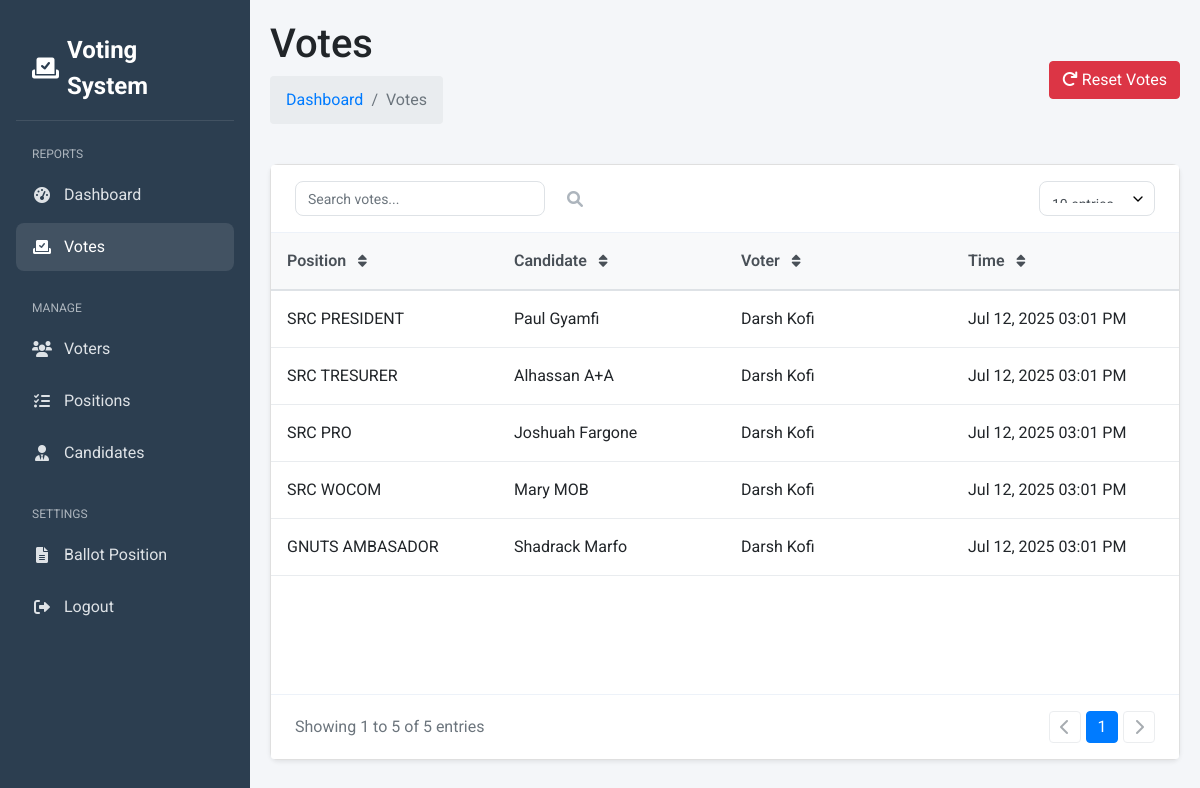
Screenshot of /admin/votes.php (signed in) with the database file from the repository.
### tables this page shows
CREATE TABLE `votes` (
  `id` int(11) NOT NULL,
  `voters_id` int(11) NOT NULL,
  `candidate_id` int(11) NOT NULL,
  `position_id` int(11) NOT NULL,
  `created_at` timestamp NOT NULL DEFAULT current_timestamp()
);

CREATE TABLE `positions` (
  `id` int(11) NOT NULL,
  `description` varchar(50) NOT NULL,
  `max_vote` int(11) NOT NULL,
  `priority` int(11) NOT NULL,
  `gender_class` varchar(100) NOT NULL,
  `dept_category` varchar(10) NOT NULL DEFAULT 'all'
);

CREATE TABLE `candidates` (
  `id` int(11) NOT NULL,
  `position_id` int(11) NOT NULL,
  `firstname` varchar(30) NOT NULL,
  `lastname` varchar(30) NOT NULL,
  `photo` varchar(150) NOT NULL,
  `platform` text NOT NULL
);

CREATE TABLE `voters` (
  `id` int(11) NOT NULL,
  `voters_id` varchar(15) NOT NULL,
  `password` varchar(60) NOT NULL,
  `firstname` varchar(30) NOT NULL,
  `lastname` varchar(30) NOT NULL,
  `photo` varchar(150) NOT NULL,
  `gender` varchar(100) NOT NULL,
  `department` varchar(100) NOT NULL
);

### admin/votes.php (the view, shortened to what this page needs)
<?php include 'includes/session.php'; ?>
<!DOCTYPE html>
<html>
<head>
    <link rel="stylesheet" href="https://cdn.jsdelivr.net/npm/bootstrap@4.6.2/dist/css/bootstrap.min.css">
    <link rel="stylesheet" href="../css/admin.css">
    <link rel="stylesheet" href="https://cdnjs.cloudflare.com/ajax/libs/font-awesome/6.0.0/css/all.min.css">
</head>
<body>
    <div class="sidebar">
        <div class="sidebar-header">
            <a href="home.php" class="sidebar-brand">
                <i class="fas fa-vote-yea"></i>
                <span>Voting System</span>
            </a>
        </div>
        <div class="nav-section">
            <div class="nav-section-title">REPORTS</div>
            <a href="home.php" class="nav-item">
                <i class="fas fa-tachometer-alt"></i>
                <span>Dashboard</span>
            </a>
            <a href="votes.php" class="nav-item active">
                <i class="fas fa-vote-yea"></i>
                <span>Votes</span>
            </a>
        </div>
        <div class="nav-section">
            <div class="nav-section-title">MANAGE</div>
            <a href="voters.php" class="nav-item">
                <i class="fas fa-users"></i>
                <span>Voters</span>
            </a>
            <a href="positions.php" class="nav-item">
                <i class="fas fa-tasks"></i>
                <span>Positions</span>
            </a>
            <a href="candidates.php" class="nav-item">
                <i class="fas fa-user-tie"></i>
                <span>Candidates</span>
            </a>
        </div>
        <div class="nav-section">
            <div class="nav-section-title">SETTINGS</div>
            <a href="ballot.php" class="nav-item">
                <i class="fas fa-file-alt"></i>
                <span>Ballot Position</span>
            </a>
            <a href="#" class="nav-item" onclick="document.getElementById('logout').click();">
                <i class="fas fa-sign-out-alt"></i>
                <span>Logout</span>
            </a>
        </div>
    </div>
    <div class="content">
        <div class="page-header">
            <div>
                <h1>Votes</h1>
                <nav aria-label="breadcrumb">
                    <ol class="breadcrumb">
                        <li class="breadcrumb-item"><a href="home.php">Dashboard</a></li>
                        <li class="breadcrumb-item active" aria-current="page">Votes</li>
                    </ol>
                </nav>
            </div>
            <div class="page-actions">
                <button type="button" class="btn btn-danger" data-toggle="modal" data-target="#reset">
                    <i class="fas fa-redo"></i> Reset Votes
                </button>
            </div>
        </div>
        <div class="card">
            <div class="card-header">
                <div class="card-tools d-flex justify-content-between align-items-center">
                    <div class="search-box">
                        <input type="text" id="searchInput" class="form-control" placeholder="Search votes...">
                        <i class="fas fa-search"></i>
                    </div>
                    <select class="form-control ml-3" id="entriesPerPage" style="width: auto;">
                        <option value="10">10 entries</option>
                    </select>
                </div>
            </div>
            <div class="table-responsive">
                <table class="table table-hover">
                    <thead>
                        <tr>
                            <th class="sortable">Position <i class="fas fa-sort"></i></th>
                            <th class="sortable">Candidate <i class="fas fa-sort"></i></th>
                            <th class="sortable">Voter <i class="fas fa-sort"></i></th>
                            <th class="sortable">Time <i class="fas fa-sort"></i></th>
                        </tr>
                    </thead>
                    <tbody>
                        <?php
                        $sql = "SELECT *, candidates.firstname AS canfirst, candidates.lastname AS canlast,
                                voters.firstname AS votfirst, voters.lastname AS votlast
                                FROM votes
                                LEFT JOIN positions ON positions.id=votes.position_id
                                LEFT JOIN candidates ON candidates.id=votes.candidate_id
                                LEFT JOIN voters ON voters.id=votes.voters_id
                                ORDER BY positions.priority ASC";
                        $query = $conn->query($sql);
                        while ($row = $query->fetch_assoc()) {
                            echo "
                                <tr>
                                    <td>" . $row['description'] . "</td>
                                    <td>" . $row['canfirst'] . ' ' . $row['canlast'] . "</td>
                                    <td>" . $row['votfirst'] . ' ' . $row['votlast'] . "</td>
                                    <td>" . date('M d, Y h:i A') . "</td>
                                </tr>
                            ";
                        }
                        ?>
                    </tbody>
                </table>
            </div>
            <div class="card-footer d-flex justify-content-between align-items-center">
                <div class="pagination-info">
                </div>
                <div class="pagination">
                </div>
            </div>
        </div>
    </div>
</body>
</html>

### css/admin.css (style rules this page uses)
:root { --primary-color: #2C3E50; --secondary-color: #3498DB; --success-color: #27AE60; --warning-color: #F1C40F; --danger-color: #E74C3C; --gray-100: #F8F9FA; --gray-200: #E9ECEF; --gray-300: #DEE2E6; --gray-400: #CED4DA; --gray-500: #ADB5BD; --gray-600: #6C757D; --gray-700: #495057; --gray-800: #343A40; --gray-900: #212529; --border-radius: 8px; --box-shadow: 0 2px 4px rgba(0, 0, 0, 0.1); }
body { font-family: 'Roboto', sans-serif; background-color: var(--gray-100); margin: 0; padding: 0; min-height: 100vh; display: flex; }
.sidebar { width: 250px; background-color: var(--primary-color); color: white; padding: 1rem; display: flex; flex-direction: column; position: fixed; height: 100vh; transition: all 0.3s ease; }
.sidebar-header { padding: 1rem; border-bottom: 1px solid rgba(255, 255, 255, 0.1); margin-bottom: 1rem; }
.sidebar-brand { font-size: 1.5rem; font-weight: bold; color: white; text-decoration: none; display: flex; align-items: center; gap: 0.5rem; }
.nav-section { margin-bottom: 1rem; }
.nav-section-title { text-transform: uppercase; font-size: 0.75rem; color: var(--gray-500); padding: 0.5rem 1rem; }
.nav-item { display: flex; align-items: center; padding: 0.75rem 1rem; color: var(--gray-300); text-decoration: none; border-radius: var(--border-radius); transition: all 0.3s ease; margin-bottom: 0.25rem; }
.nav-item:hover, .nav-item.active { background-color: rgba(255, 255, 255, 0.1); color: white; }
.nav-item i { margin-right: 0.75rem; width: 20px; text-align: center; }
.page-header { display: flex; justify-content: space-between; align-items: center; margin-bottom: 2rem; }
.card { background: white; border-radius: var(--border-radius); box-shadow: var(--box-shadow); margin-bottom: 2rem; }
.card-header { padding: 1.5rem; border-bottom: 1px solid var(--gray-200); display: flex; justify-content: space-between; align-items: center; }
.card-tools { display: flex; gap: 1rem; align-items: center; }
.search-box { position: relative; }
.search-box input { padding-right: 2.5rem; width: 250px; }
.search-box i { position: absolute; right: 0.75rem; top: 50%; transform: translateY(-50%); color: var(--gray-500); }
.table-responsive { overflow-x: auto; }
.table { width: 100%; border-collapse: collapse; }
.table th { background-color: var(--gray-100); padding: 1rem; text-align: left; font-weight: 500; color: var(--gray-700); border-bottom: 2px solid var(--gray-200); white-space: nowrap; }
.table th i { margin-left: 0.5rem; font-size: 0.875rem; cursor: pointer; }
.table td { padding: 1rem; border-bottom: 1px solid var(--gray-200); vertical-align: middle; }
.card-footer { padding: 1rem 1.5rem; border-top: 1px solid var(--gray-200); display: flex; justify-content: space-between; align-items: center; }
.pagination-info { color: var(--gray-600); }
.pagination { display: flex; gap: 0.5rem; }
.form-control { width: 100%; padding: 0.75rem; border: 1px solid var(--gray-300); border-radius: var(--border-radius); font-size: 0.875rem; transition: all 0.3s ease; }
select.form-control { padding-right: 2rem; background-repeat: no-repeat; background-position: right 0.5rem center; background-size: 1rem; appearance: none; }

### rows the page displays
votes: position.description "SRC PRESIDENT", candidate.firstname "Paul", candidate.lastname "Gyamfi", voters.firstname "Darsh", voters.lastname "Kofi"
votes: position.description "SRC TRESURER", candidate.firstname "Alhassan", candidate.lastname "A+A", voters.firstname "Darsh", voters.lastname "Kofi"
votes: position.description "SRC PRO", candidate.firstname "Joshuah", candidate.lastname "Fargone", voters.firstname "Darsh", voters.lastname "Kofi"
votes: position.description "SRC WOCOM", candidate.firstname "Mary", candidate.lastname "MOB", voters.firstname "Darsh", voters.lastname "Kofi"
votes: position.description "GNUTS AMBASADOR", candidate.firstname "Shadrack", candidate.lastname "Marfo", voters.firstname "Darsh", voters.lastname "Kofi"
